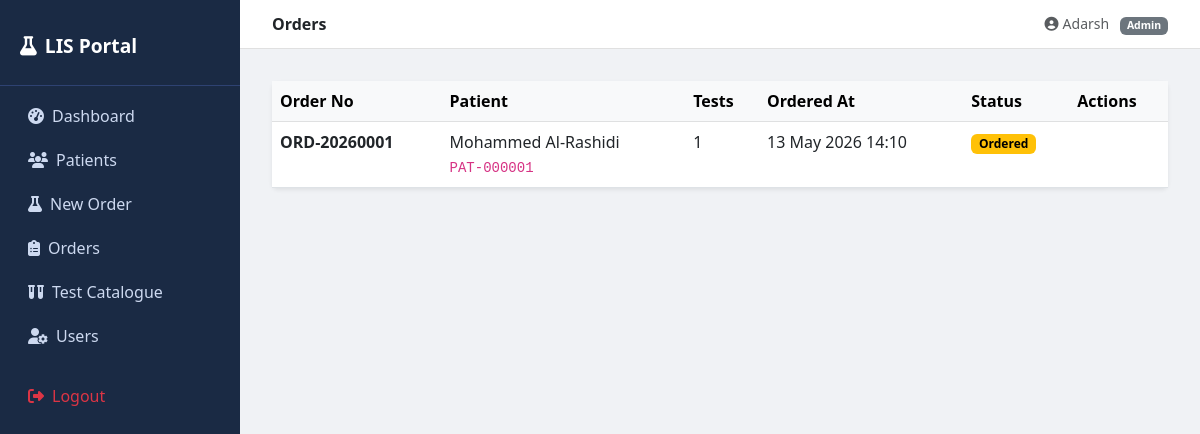
Screenshot of /orders/ (signed in) with the database file from the repository.
### accounts/models.py (models this page shows, shortened)
class UserProfile(models.Model):
    ROLE_CHOICES = [
        ('Admin', 'Admin'),
        ('Physician', 'Physician'),
        ('Nurse', 'Nurse'),
        ('Phlebotomist', 'Phlebotomist'),
        ('LabTechnician', 'Lab Technician'),
    ]
    STATUS_CHOICES = [
        ('Active', 'Active'),
        ('Inactive', 'Inactive'),
        ('Locked', 'Locked'),
    ]
    user = models.OneToOneField(User, on_delete=models.CASCADE, related_name='profile')
    employee_id = models.CharField(max_length=20, unique=True)
    full_name = models.CharField(max_length=150)
    role = models.CharField(max_length=50, choices=ROLE_CHOICES)
    designation = models.CharField(max_length=80)
    department = models.CharField(max_length=80, blank=True, null=True)
    phone = models.CharField(max_length=20, blank=True, null=True)
    status = models.CharField(max_length=10, choices=STATUS_CHOICES, default='Active')
    created_at = models.DateTimeField(auto_now_add=True)
    updated_at = models.DateTimeField(auto_now=True)
    class Meta:
        db_table = 'user_master'
        verbose_name = 'User Profile'

### orders/models.py (models this page shows, shortened)
class OrderTransaction(models.Model):
    STATUS_CHOICES = [
        (1, 'Ordered'),
        (2, 'Collected'),
        (3, 'In-Lab'),
        (4, 'Completed'),
    ]
    order_no = models.CharField(max_length=20, unique=True)
    patient = models.ForeignKey(PatientMaster, on_delete=models.PROTECT, related_name='orders')
    ordered_by = models.ForeignKey(UserProfile, on_delete=models.PROTECT, related_name='orders_placed')
    ordered_at = models.DateTimeField(default=timezone.now)
    collected_by = models.ForeignKey(
        UserProfile, on_delete=models.SET_NULL,
        null=True, blank=True, related_name='orders_collected'
    )
    collected_at = models.DateTimeField(null=True, blank=True)
    received_by = models.ForeignKey(
        UserProfile, on_delete=models.SET_NULL,
        null=True, blank=True, related_name='orders_received'
    )
    received_at = models.DateTimeField(null=True, blank=True)
    order_status = models.PositiveSmallIntegerField(choices=STATUS_CHOICES, default=1)
    notes = models.TextField(null=True, blank=True)
    assays = models.ManyToManyField(AssayMaster, through='OrderLine', related_name='orders')
    created_at = models.DateTimeField(auto_now_add=True)
    updated_at = models.DateTimeField(auto_now=True)
    class Meta:
        db_table = 'order_transaction'
        ordering = ['-ordered_at']

### patients/models.py (models this page shows, shortened)
class PatientMaster(models.Model):
    GENDER_CHOICES = [('Male', 'Male'), ('Female', 'Female'), ('Other', 'Other')]
    STATUS_CHOICES = [('Active', 'Active'), ('Inactive', 'Inactive')]
    mrn = models.CharField(max_length=20, unique=True)
    patient_name = models.CharField(max_length=150)
    age = models.PositiveSmallIntegerField()
    gender = models.CharField(max_length=10, choices=GENDER_CHOICES)
    nationality = models.CharField(max_length=80)
    dob = models.DateField(null=True, blank=True)
    phone = models.CharField(max_length=20, null=True, blank=True)
    email = models.EmailField(max_length=150, null=True, blank=True)
    status = models.CharField(max_length=10, choices=STATUS_CHOICES, default='Active')
    created_at = models.DateTimeField(auto_now_add=True)
    updated_at = models.DateTimeField(auto_now=True)
    class Meta:
        db_table = 'patient_master'
        ordering = ['-created_at']

### accounts/frontend_views.py (the view)
# urls.py: path('orders/', frontend_views.order_list, name='order_list'),
@login_required
@role_required('Physician', 'Nurse')
def order_list(request):
    orders = OrderTransaction.objects.select_related('patient').prefetch_related('lines')
    return render(request, 'order_list.html', {'orders': orders})

### templates/order_list.html (shortened to what this page needs)
{% extends 'base.html' %}
{% block page_title %}Orders{% endblock %}
{% block content %}
<div class="card border-0 shadow-sm">
  <div class="table-responsive">
    <table class="table table-hover mb-0">
      <thead class="table-light">
        <tr><th>Order No</th><th>Patient</th><th>Tests</th><th>Ordered At</th><th>Status</th><th>Actions</th></tr>
      </thead>
      <tbody>
        {% for order in orders %}
        <tr>
          <td><strong>{{ order.order_no }}</strong></td>
          <td>{{ order.patient.patient_name }} <br><code class="small">{{ order.patient.mrn }}</code></td>
          <td>{{ order.lines.count }}</td>
          <td>{{ order.ordered_at|date:"d M Y H:i" }}</td>
          <td><span class="badge status-badge-{{ order.order_status }}">{{ order.get_order_status_display }}</span></td>
          <td>
          </td>
        </tr>
        {% empty %}
        <tr><td colspan="6" class="text-center text-muted py-4">No orders found.</td></tr>
        {% endfor %}
      </tbody>
    </table>
  </div>
</div>
{% endblock %}

### templates/base.html (shortened to what this page needs)
<!DOCTYPE html>
<html lang="en">
<head>
  <link href="https://cdn.jsdelivr.net/npm/bootstrap@5.3.0/dist/css/bootstrap.min.css" rel="stylesheet"/>
  <link href="https://cdnjs.cloudflare.com/ajax/libs/font-awesome/6.4.0/css/all.min.css" rel="stylesheet"/>
</head>
<body>
{% if user.is_authenticated %}
  <nav class="sidebar">
    <div class="brand"><i class="fas fa-flask me-2"></i>LIS Portal</div>
    <ul class="nav flex-column mt-2">
      <li class="nav-item"><a class="nav-link" href="{% url 'dashboard' %}"><i class="fas fa-tachometer-alt me-2"></i>Dashboard</a></li>
      {% with role=user.profile.role %}
      {% if role == 'Admin' or role == 'Physician' or role == 'Nurse' %}
      <li class="nav-item"><a class="nav-link" href="{% url 'patient_list' %}"><i class="fas fa-users me-2"></i>Patients</a></li>
      <li class="nav-item"><a class="nav-link" href="{% url 'order_entry' %}"><i class="fas fa-flask me-2"></i>New Order</a></li>
      {% endif %}
      {% if role == 'Admin' %}
      <li class="nav-item"><a class="nav-link" href="{% url 'order_list' %}"><i class="fas fa-clipboard-list me-2"></i>Orders</a></li>
      <li class="nav-item"><a class="nav-link" href="{% url 'test_management' %}"><i class="fas fa-vials me-2"></i>Test Catalogue</a></li>
      <li class="nav-item"><a class="nav-link" href="{% url 'user_management' %}"><i class="fas fa-user-cog me-2"></i>Users</a></li>
      {% endif %}
      {% endwith %}
      <li class="nav-item mt-3"><a class="nav-link text-danger" href="{% url 'logout' %}"><i class="fas fa-sign-out-alt me-2"></i>Logout</a></li>
    </ul>
  </nav>
  <div class="topbar">
    <span class="fw-semibold">{% block page_title %}Dashboard{% endblock %}</span>
    <span class="text-muted small">
      <i class="fas fa-user-circle me-1"></i>{{ user.profile.full_name }} &nbsp;
      <span class="badge bg-secondary">{{ user.profile.role }}</span>
    </span>
  </div>
{% endif %}
  <div class="{% if user.is_authenticated %}main-content{% else %}container mt-5{% endif %}">
    {% block content %}{% endblock %}
  </div>
</body>
</html>

### templates/base.html (style rules this page uses)
body { background: #f0f2f5; }
.sidebar { min-height: 100vh; background: #1a2a44; color: #cdd9f0; width: 240px; position: fixed; top: 0; left: 0; padding-top: 1rem; z-index: 100; }
.sidebar .nav-link { color: #cdd9f0; padding: .5rem 1.25rem; border-radius: 6px; margin: 2px 8px; }
.sidebar .brand { font-size: 1.2rem; font-weight: 700; color: #fff; padding: 1rem 1.25rem 1.5rem; border-bottom: 1px solid #2e4272; }
.main-content { margin-left: 240px; padding: 2rem; }
.topbar { background: #fff; border-bottom: 1px solid #e0e0e0; padding: .75rem 2rem; display: flex; justify-content: space-between; align-items: center; margin-left: 240px; position: sticky; top: 0; z-index: 99; }
.status-badge-1 { background: #ffc107; color: #000; }

### rows the page displays
OrderTransaction: order_no "ORD-20260001", patient.patient_name "Mohammed Al-Rashidi", patient.mrn "PAT-000001", lines.count "1", ordered_at "13 May 2026 14:10", order_status "Ordered"

### other values shown
{{ user.profile.full_name }} "Adarsh"
{{ user.profile.role }} "Admin"
